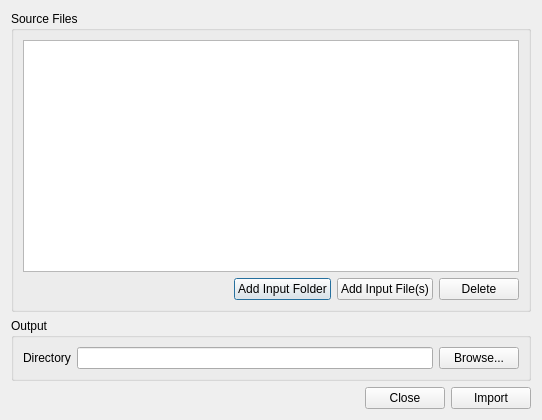
<?xml version="1.0" encoding="UTF-8"?>
<ui version="4.0">
 <class>ImporterDialog</class>
 <widget class="QDialog" name="ImporterDialog">
  <property name="geometry">
   <rect>
    <x>0</x>
    <y>0</y>
    <width>542</width>
    <height>420</height>
   </rect>
  </property>
  <property name="windowTitle">
   <string>ACO/ATO Importer</string>
  </property>
  <layout class="QVBoxLayout" name="verticalLayout">
   <item>
    <widget class="QGroupBox" name="groupBox">
     <property name="title">
      <string>Source Files</string>
     </property>
     <layout class="QVBoxLayout" name="verticalLayout_2">
      <item>
       <widget class="QListWidget" name="sourcelistWidget"/>
      </item>
      <item>
       <layout class="QHBoxLayout" name="horizontalLayout">
        <item>
         <spacer name="horizontalSpacer">
          <property name="orientation">
           <enum>Qt::Horizontal</enum>
          </property>
          <property name="sizeHint" stdset="0">
           <size>
            <width>40</width>
            <height>20</height>
           </size>
          </property>
         </spacer>
        </item>
        <item>
         <widget class="QPushButton" name="addInputFolderPushButton">
          <property name="text">
           <string>Add Input Folder</string>
          </property>
         </widget>
        </item>
        <item>
         <widget class="QPushButton" name="addInputFilePushButton">
          <property name="text">
           <string>Add Input File(s)</string>
          </property>
         </widget>
        </item>
        <item>
         <widget class="QPushButton" name="deletePushButton">
          <property name="text">
           <string>Delete</string>
          </property>
         </widget>
        </item>
       </layout>
      </item>
     </layout>
    </widget>
   </item>
   <item>
    <widget class="QGroupBox" name="groupBox_2">
     <property name="title">
      <string>Output</string>
     </property>
     <layout class="QHBoxLayout" name="horizontalLayout_4">
      <item>
       <widget class="QLabel" name="label_2">
        <property name="text">
         <string>Directory</string>
        </property>
       </widget>
      </item>
      <item>
       <layout class="QHBoxLayout" name="horizontalLayout_3"/>
      </item>
      <item>
       <widget class="QLineEdit" name="directoryLineEdit"/>
      </item>
      <item>
       <widget class="QPushButton" name="browsePushButton">
        <property name="text">
         <string>Browse...</string>
        </property>
       </widget>
      </item>
     </layout>
    </widget>
   </item>
   <item>
    <layout class="QHBoxLayout" name="horizontalLayout_2">
     <item>
      <spacer name="horizontalSpacer_2">
       <property name="orientation">
        <enum>Qt::Horizontal</enum>
       </property>
       <property name="sizeHint" stdset="0">
        <size>
         <width>40</width>
         <height>20</height>
        </size>
       </property>
      </spacer>
     </item>
     <item>
      <widget class="QPushButton" name="closePushButton">
       <property name="text">
        <string>Close</string>
       </property>
      </widget>
     </item>
     <item>
      <widget class="QPushButton" name="importPushButton">
       <property name="text">
        <string>Import</string>
       </property>
      </widget>
     </item>
    </layout>
   </item>
  </layout>
 </widget>
 <tabstops>
  <tabstop>sourcelistWidget</tabstop>
 </tabstops>
 <resources/>
 <connections/>
</ui>
